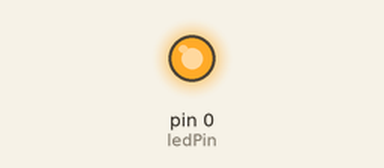
Recording of a sketch running on a simulated Arduino Uno, built with avr-gcc and run on an emulated ATmega328P. Shown: output pins drawn as LEDs (lit = HIGH). Random numbers use the default seed unless the sketch sets one.

Above: at 0.1 s.
Timing chart, 0 to 1.6 s (numbered marks = the images above):
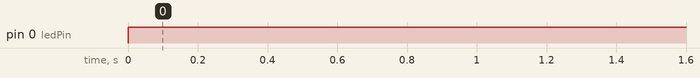

Measured:
- by itself, pin 0 (ledPin): LOW → HIGH at 0.00 s

The sketch:

Flicker_LED.ino
```cpp
// flickering LED
int ledPin = 0; // asign LED to pin 11
void setup() // setting things up
{
pinMode(ledPin, OUTPUT); // sets pin 11 to output
}
void loop() // starting loop
{
analogWrite(ledPin, random(50)+255); // outputs a random brightness between 206 and 255 on a scale of 255
delay(random(100)); // maintains that brightness for a random interval between 1 and 100 milliseconds
}
```
